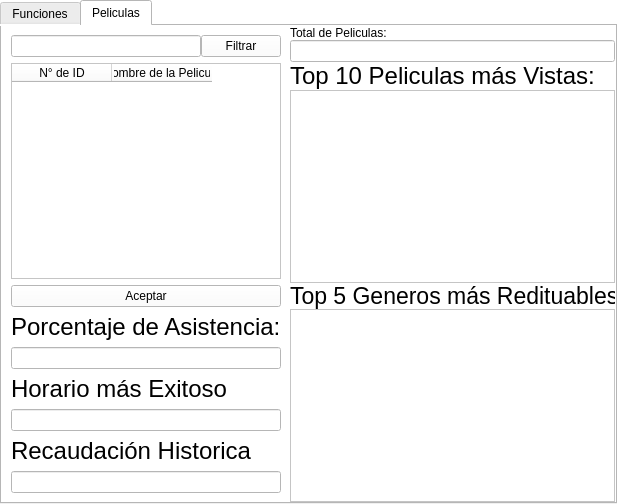
            <widget class="QWidget" name="page_cinco">
             <property name="styleSheet">
              <string notr="true">background-color: rgb(255, 255, 255);</string>
             </property>
             <layout class="QVBoxLayout" name="verticalLayout_17">
              <property name="spacing">
               <number>0</number>
              </property>
              <property name="leftMargin">
               <number>0</number>
              </property>
              <property name="topMargin">
               <number>0</number>
              </property>
              <property name="rightMargin">
               <number>0</number>
              </property>
              <property name="bottomMargin">
               <number>0</number>
              </property>
              <item>
               <widget class="QWidget" name="widget_15" native="true">
                <layout class="QHBoxLayout" name="horizontalLayout_16">
                 <property name="spacing">
                  <number>0</number>
                 </property>
                 <property name="leftMargin">
                  <number>0</number>
                 </property>
                 <property name="topMargin">
                  <number>0</number>
                 </property>
                 <property name="rightMargin">
                  <number>0</number>
                 </property>
                 <property name="bottomMargin">
                  <number>0</number>
                 </property>
                 <item>
                  <widget class="QTabWidget" name="Peliculas">
                   <property name="currentIndex">
                    <number>1</number>
                   </property>
                   <widget class="QWidget" name="tab">
                    <attribute name="title">
                     <string>Funciones</string>
                    </attribute>
                   </widget>
                   <widget class="QWidget" name="tab_2">
                    <attribute name="title">
                     <string>Peliculas</string>
                    </attribute>
                    <layout class="QHBoxLayout" name="horizontalLayout_17">
                     <property name="spacing">
                      <number>0</number>
                     </property>
                     <property name="leftMargin">
                      <number>0</number>
                     </property>
                     <property name="topMargin">
                      <number>0</number>
                     </property>
                     <property name="rightMargin">
                      <number>0</number>
                     </property>
                     <property name="bottomMargin">
                      <number>0</number>
                     </property>
                     <item>
                      <widget class="QWidget" name="widget_16" native="true">
                       <layout class="QHBoxLayout" name="horizontalLayout_18">
                        <property name="spacing">
                         <number>0</number>
                        </property>
                        <property name="leftMargin">
                         <number>0</number>
                        </property>
                        <property name="topMargin">
                         <number>0</number>
                        </property>
                        <property name="rightMargin">
                         <number>0</number>
                        </property>
                        <property name="bottomMargin">
                         <number>0</number>
                        </property>
                        <item>
                         <widget class="QWidget" name="widget_19" native="true">
                          <layout class="QVBoxLayout" name="verticalLayout_19">
                           <item>
                            <layout class="QHBoxLayout" name="horizontalLayout_19">
                             <property name="spacing">
                              <number>0</number>
                             </property>
                             <item>
                              <widget class="QLineEdit" name="filtro_nombre_estadistica"/>
                             </item>
                             <item>
                              <widget class="QPushButton" name="btn_filtrar">
                               <property name="text">
                                <string>Filtrar</string>
                               </property>
                              </widget>
                             </item>
                            </layout>
                           </item>
                           <item>
                            <widget class="QTableWidget" name="tabla_estadistica_peli">
                             <column>
                              <property name="text">
                               <string>N° de ID</string>
                              </property>
                             </column>
                             <column>
                              <property name="text">
                               <string>Nombre de la Pelicula</string>
                              </property>
                             </column>
                            </widget>
                           </item>
                           <item>
                            <widget class="QPushButton" name="pushButton_2">
                             <property name="text">
                              <string>Aceptar</string>
                             </property>
                            </widget>
                           </item>
                           <item>
                            <widget class="QLabel" name="label_8">
                             <property name="font">
                              <font>
                               <family>MS Shell Dlg 2</family>
                               <pointsize>18</pointsize>
                               <weight>9</weight>
                               <italic>false</italic>
                               <bold>false</bold>
                              </font>
                             </property>
                             <property name="styleSheet">
                              <string notr="true">font: 75 18pt &quot;MS Shell Dlg 2&quot;;</string>
                             </property>
                             <property name="text">
                              <string>Porcentaje de Asistencia:</string>
                             </property>
                            </widget>
                           </item>
                           <item>
                            <widget class="QLineEdit" name="lineEdit_porcentaje_asistencia"/>
                           </item>
                           <item>
                            <widget class="QLabel" name="label_9">
                             <property name="font">
                              <font>
                               <family>MS Shell Dlg 2</family>
                               <pointsize>18</pointsize>
                               <weight>9</weight>
                               <italic>false</italic>
                               <bold>false</bold>
                              </font>
                             </property>
                             <property name="styleSheet">
                              <string notr="true">font: 75 18pt &quot;MS Shell Dlg 2&quot;;</string>
                             </property>
                             <property name="text">
                              <string>Horario más Exitoso</string>
                             </property>
                            </widget>
                           </item>
                           <item>
                            <widget class="QLineEdit" name="lineEdit_horario_mas_exitoso"/>
                           </item>
                           <item>
                            <widget class="QLabel" name="label_10">
                             <property name="font">
                              <font>
                               <family>MS Shell Dlg 2</family>
                               <pointsize>18</pointsize>
                               <weight>9</weight>
                               <italic>false</italic>
                               <bold>false</bold>
                              </font>
                             </property>
                             <property name="styleSheet">
                              <string notr="true">font: 75 18pt &quot;MS Shell Dlg 2&quot;;</string>
                             </property>
                             <property name="text">
                              <string>Recaudación Historica</string>
                             </property>
                            </widget>
                           </item>
                           <item>
                            <widget class="QLineEdit" name="lineEdit_recaudadcion_historica"/>
                           </item>
                          </layout>
                         </widget>
                        </item>
                        <item>
                         <widget class="QWidget" name="widget_18" native="true">
                          <property name="maximumSize">
                           <size>
                            <width>10</width>
                            <height>16777215</height>
                           </size>
                          </property>
                          <property name="styleSheet">
                           <string notr="true"> background-color: #aa55ff;</string>
                          </property>
                         </widget>
                        </item>
                       </layout>
                      </widget>
                     </item>
                     <item>
                      <widget class="QWidget" name="widget_17" native="true">
                       <property name="maximumSize">
                        <size>
                         <width>325</width>
                         <height>16777215</height>
                        </size>
                       </property>
                       <property name="sizeIncrement">
                        <size>
                         <width>0</width>
                         <height>0</height>
                        </size>
                       </property>
                       <layout class="QVBoxLayout" name="verticalLayout_18">
                        <property name="spacing">
                         <number>0</number>
                        </property>
                        <property name="leftMargin">
                         <number>0</number>
                        </property>
                        <property name="topMargin">
                         <number>0</number>
                        </property>
                        <property name="rightMargin">
                         <number>0</number>
                        </property>
                        <property name="bottomMargin">
                         <number>0</number>
                        </property>
                        <item>
                         <widget class="QLabel" name="label_7">
                          <property name="styleSheet">
                           <string notr="true">font: 75 18pt &quot;MS Shell Dlg 2&quot;;</string>
                          </property>
                          <property name="text">
                           <string>Total de Peliculas:</string>
                          </property>
                         </widget>
                        </item>
                        <item>
                         <widget class="QLineEdit" name="total_peliculas"/>
                        </item>
                        <item>
                         <widget class="QLabel" name="label_5">
                          <property name="font">
                           <font>
                            <family>MS Shell Dlg 2</family>
                            <pointsize>18</pointsize>
                            <weight>9</weight>
                            <italic>false</italic>
                            <bold>false</bold>
                           </font>
                          </property>
                          <property name="styleSheet">
                           <string notr="true">font: 75 18pt &quot;MS Shell Dlg 2&quot;;</string>
                          </property>
                          <property name="text">
                           <string>Top 10 Peliculas más Vistas:</string>
                          </property>
                         </widget>
                        </item>
                        <item>
                         <widget class="QTextEdit" name="textEdit_top10_peliculas"/>
                        </item>
                        <item>
                         <widget class="QLabel" name="label_6">
                          <property name="font">
                           <font>
                            <family>MS Shell Dlg 2</family>
                            <pointsize>17</pointsize>
                            <weight>9</weight>
                            <italic>false</italic>
                            <bold>false</bold>
                           </font>
                          </property>
                          <property name="styleSheet">
                           <string notr="true">font: 75 17pt &quot;MS Shell Dlg 2&quot;;</string>
                          </property>
                          <property name="text">
                           <string>Top 5 Generos más Redituables:</string>
                          </property>
                         </widget>
                        </item>
                        <item>
                         <widget class="QTextEdit" name="textEdit_top5_generos"/>
                        </item>
                       </layout>
                      </widget>
                     </item>
                    </layout>
                   </widget>
                  </widget>
                 </item>
                </layout>
               </widget>
              </item>
             </layout>
            </widget>
